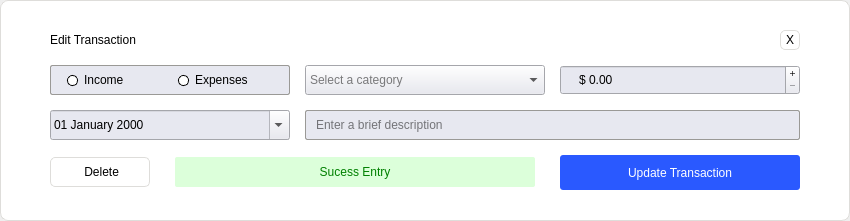
<?xml version="1.0" encoding="UTF-8"?>
<ui version="4.0">
 <class>editTransactionDialog</class>
 <widget class="QDialog" name="editTransactionDialog">
  <property name="geometry">
   <rect>
    <x>0</x>
    <y>0</y>
    <width>850</width>
    <height>221</height>
   </rect>
  </property>
  <property name="minimumSize">
   <size>
    <width>850</width>
    <height>200</height>
   </size>
  </property>
  <property name="maximumSize">
   <size>
    <width>850</width>
    <height>250</height>
   </size>
  </property>
  <property name="windowTitle">
   <string>Edit Transaction</string>
  </property>
  <layout class="QGridLayout" name="gridLayout_2">
   <property name="leftMargin">
    <number>0</number>
   </property>
   <property name="topMargin">
    <number>0</number>
   </property>
   <property name="rightMargin">
    <number>0</number>
   </property>
   <property name="bottomMargin">
    <number>0</number>
   </property>
   <property name="spacing">
    <number>0</number>
   </property>
   <item row="0" column="0">
    <widget class="QWidget" name="backgroundColor" native="true">
     <property name="minimumSize">
      <size>
       <width>0</width>
       <height>0</height>
      </size>
     </property>
     <property name="maximumSize">
      <size>
       <width>16777</width>
       <height>16777</height>
      </size>
     </property>
     <property name="styleSheet">
      <string notr="true">QWidget#backgroundColor{
background-color: white; 
border-radius: 8px;
border: 0.5px solid rgb(222, 221, 218);
}</string>
     </property>
     <layout class="QGridLayout" name="gridLayout">
      <property name="sizeConstraint">
       <enum>QLayout::SetDefaultConstraint</enum>
      </property>
      <property name="leftMargin">
       <number>50</number>
      </property>
      <property name="topMargin">
       <number>30</number>
      </property>
      <property name="rightMargin">
       <number>50</number>
      </property>
      <property name="bottomMargin">
       <number>30</number>
      </property>
      <property name="spacing">
       <number>15</number>
      </property>
      <item row="2" column="2" colspan="2">
       <widget class="QLineEdit" name="transDescBox">
        <property name="sizePolicy">
         <sizepolicy hsizetype="Preferred" vsizetype="Preferred">
          <horstretch>0</horstretch>
          <verstretch>0</verstretch>
         </sizepolicy>
        </property>
        <property name="minimumSize">
         <size>
          <width>0</width>
          <height>30</height>
         </size>
        </property>
        <property name="maximumSize">
         <size>
          <width>16777</width>
          <height>30</height>
         </size>
        </property>
        <property name="styleSheet">
         <string notr="true">background-color: #E7E8F0;
padding: 0 8px;
font: 300 13px &quot;Montserrat&quot;;
border-radius: 2px;
border: 1px solid rgb(154, 153, 150);</string>
        </property>
        <property name="placeholderText">
         <string>Enter a brief description</string>
        </property>
       </widget>
      </item>
      <item row="1" column="2" alignment="Qt::AlignVCenter">
       <widget class="QComboBox" name="transCatBox">
        <property name="sizePolicy">
         <sizepolicy hsizetype="Expanding" vsizetype="Preferred">
          <horstretch>0</horstretch>
          <verstretch>0</verstretch>
         </sizepolicy>
        </property>
        <property name="minimumSize">
         <size>
          <width>0</width>
          <height>30</height>
         </size>
        </property>
        <property name="maximumSize">
         <size>
          <width>16777215</width>
          <height>30</height>
         </size>
        </property>
        <property name="styleSheet">
         <string notr="true">QComboBox {
	background-color: #E7E8F0;
	font: 300 13px &quot;Montserrat&quot;;
	color: black;
}</string>
        </property>
        <property name="placeholderText">
         <string>Select a category</string>
        </property>
       </widget>
      </item>
      <item row="0" column="3" alignment="Qt::AlignRight">
       <widget class="QPushButton" name="closeBtn">
        <property name="minimumSize">
         <size>
          <width>20</width>
          <height>20</height>
         </size>
        </property>
        <property name="maximumSize">
         <size>
          <width>20</width>
          <height>20</height>
         </size>
        </property>
        <property name="styleSheet">
         <string notr="true">QPushButton{background-color: white;
border-radius: 5px;
border:1px solid rgb(222, 221, 218);
color: black;
font: 400 13px &quot;Montserrat&quot;;
}


QPushButton:pressed {
background-color: rgb(222, 221, 218);
}</string>
        </property>
        <property name="text">
         <string>X</string>
        </property>
        <property name="flat">
         <bool>true</bool>
        </property>
       </widget>
      </item>
      <item row="1" column="1" alignment="Qt::AlignVCenter">
       <widget class="QFrame" name="transOpt">
        <property name="sizePolicy">
         <sizepolicy hsizetype="Expanding" vsizetype="Preferred">
          <horstretch>0</horstretch>
          <verstretch>0</verstretch>
         </sizepolicy>
        </property>
        <property name="minimumSize">
         <size>
          <width>0</width>
          <height>30</height>
         </size>
        </property>
        <property name="maximumSize">
         <size>
          <width>16777</width>
          <height>30</height>
         </size>
        </property>
        <property name="styleSheet">
         <string notr="true">background-color: #E7E8F0;
padding: 0 8px;
font: 300 13px &quot;Montserrat&quot;;
border-radius: 2px;
border: 1px solid rgb(154, 153, 150);</string>
        </property>
        <property name="frameShape">
         <enum>QFrame::StyledPanel</enum>
        </property>
        <property name="frameShadow">
         <enum>QFrame::Raised</enum>
        </property>
        <layout class="QHBoxLayout" name="horizontalLayout">
         <property name="spacing">
          <number>0</number>
         </property>
         <property name="leftMargin">
          <number>0</number>
         </property>
         <property name="topMargin">
          <number>0</number>
         </property>
         <property name="rightMargin">
          <number>0</number>
         </property>
         <property name="bottomMargin">
          <number>0</number>
         </property>
         <item>
          <widget class="QRadioButton" name="optIncome">
           <property name="minimumSize">
            <size>
             <width>85</width>
             <height>28</height>
            </size>
           </property>
           <property name="styleSheet">
            <string notr="true">QRadioButton::indicator::unchecked{
border-radius: 5px;
background-color: white;
border: 1px solid black;
}
QRadioButton::indicator::checked{
border-radius: 5px;
background-color: black;
border: 1px solid white;
}

QRadioButton{border:0px solid black;}

QRadioButton::indicator{
width: 9px;
height: 9px;
border-style: inset;
border: 1px solid gray;
} </string>
           </property>
           <property name="text">
            <string>Income</string>
           </property>
          </widget>
         </item>
         <item alignment="Qt::AlignVCenter">
          <widget class="QRadioButton" name="optExpenses">
           <property name="minimumSize">
            <size>
             <width>85</width>
             <height>28</height>
            </size>
           </property>
           <property name="styleSheet">
            <string notr="true">QRadioButton::indicator::unchecked{
border-radius: 5px;
background-color: white;
border: 1px solid black;
}
QRadioButton::indicator::checked{
border-radius: 5px;
background-color: black;
border: 1px solid white;
}

QRadioButton::indicator{
width: 9px;
height: 9px;
border-style: inset;
border: 1px solid gray;
} 

QRadioButton{border:0px solid black;}</string>
           </property>
           <property name="text">
            <string>Expenses</string>
           </property>
          </widget>
         </item>
        </layout>
       </widget>
      </item>
      <item row="2" column="1">
       <widget class="QDateEdit" name="transDateBox">
        <property name="sizePolicy">
         <sizepolicy hsizetype="Expanding" vsizetype="Preferred">
          <horstretch>0</horstretch>
          <verstretch>0</verstretch>
         </sizepolicy>
        </property>
        <property name="minimumSize">
         <size>
          <width>0</width>
          <height>30</height>
         </size>
        </property>
        <property name="maximumSize">
         <size>
          <width>16777215</width>
          <height>30</height>
         </size>
        </property>
        <property name="styleSheet">
         <string notr="true">background-color: #E7E8F0;
color: black;
font: 300 13px &quot;Montserrat&quot;;</string>
        </property>
        <property name="buttonSymbols">
         <enum>QAbstractSpinBox::UpDownArrows</enum>
        </property>
        <property name="displayFormat">
         <string>dd MMMM yyyy</string>
        </property>
        <property name="calendarPopup">
         <bool>true</bool>
        </property>
       </widget>
      </item>
      <item row="1" column="3">
       <widget class="QDoubleSpinBox" name="transAmntBox">
        <property name="sizePolicy">
         <sizepolicy hsizetype="Expanding" vsizetype="Preferred">
          <horstretch>0</horstretch>
          <verstretch>0</verstretch>
         </sizepolicy>
        </property>
        <property name="minimumSize">
         <size>
          <width>0</width>
          <height>30</height>
         </size>
        </property>
        <property name="maximumSize">
         <size>
          <width>16777215</width>
          <height>30</height>
         </size>
        </property>
        <property name="styleSheet">
         <string notr="true">background-color: #E7E8F0;
color: black;
font: 300 13px &quot;Montserrat&quot;;
padding: 0 14px;</string>
        </property>
        <property name="buttonSymbols">
         <enum>QAbstractSpinBox::PlusMinus</enum>
        </property>
        <property name="prefix">
         <string>$ </string>
        </property>
        <property name="maximum">
         <double>100000.000000000000000</double>
        </property>
       </widget>
      </item>
      <item row="3" column="3">
       <widget class="QPushButton" name="transUpdateBtn">
        <property name="sizePolicy">
         <sizepolicy hsizetype="Preferred" vsizetype="Preferred">
          <horstretch>0</horstretch>
          <verstretch>0</verstretch>
         </sizepolicy>
        </property>
        <property name="minimumSize">
         <size>
          <width>0</width>
          <height>35</height>
         </size>
        </property>
        <property name="maximumSize">
         <size>
          <width>16777</width>
          <height>35</height>
         </size>
        </property>
        <property name="styleSheet">
         <string notr="true">QPushButton{
background-color:  #2a59ff;
color: white;
border-radius: 3px;
font: 500 13px &quot;Montserrat&quot;;}

QPushButton:hover {
    border-style: inset;
	border: 1px solid gray;
}

QPushButton:pressed {
	
	background-color: #0035d0;
    border-style: inset;
	border: 1px solid gray;
}</string>
        </property>
        <property name="text">
         <string>Update Transaction</string>
        </property>
        <property name="flat">
         <bool>false</bool>
        </property>
       </widget>
      </item>
      <item row="3" column="1" colspan="2">
       <layout class="QHBoxLayout" name="horizontalLayout_2">
        <property name="spacing">
         <number>25</number>
        </property>
        <property name="rightMargin">
         <number>10</number>
        </property>
        <item alignment="Qt::AlignLeft">
         <widget class="QPushButton" name="deleteButton">
          <property name="sizePolicy">
           <sizepolicy hsizetype="Preferred" vsizetype="Preferred">
            <horstretch>0</horstretch>
            <verstretch>0</verstretch>
           </sizepolicy>
          </property>
          <property name="minimumSize">
           <size>
            <width>100</width>
            <height>30</height>
           </size>
          </property>
          <property name="maximumSize">
           <size>
            <width>100</width>
            <height>30</height>
           </size>
          </property>
          <property name="styleSheet">
           <string notr="true">QPushButton{background-color: white;
border-radius: 5px;
border:1px solid rgb(222, 221, 218);
color: black;
font: 400 13px &quot;Montserrat&quot;;
}


QPushButton:pressed {
background-color: rgb(255, 179, 179);
}</string>
          </property>
          <property name="text">
           <string> Delete</string>
          </property>
          <property name="icon">
           <iconset resource="../resources.qrc">
            <normaloff>:/resources/remove.png</normaloff>:/resources/remove.png</iconset>
          </property>
          <property name="flat">
           <bool>false</bool>
          </property>
         </widget>
        </item>
        <item>
         <widget class="QStackedWidget" name="transReportLabels">
          <property name="minimumSize">
           <size>
            <width>0</width>
            <height>30</height>
           </size>
          </property>
          <property name="maximumSize">
           <size>
            <width>16777215</width>
            <height>30</height>
           </size>
          </property>
          <property name="currentIndex">
           <number>1</number>
          </property>
          <widget class="QWidget" name="transInfoLabelWidget">
           <layout class="QGridLayout" name="gridLayout_5">
            <property name="leftMargin">
             <number>0</number>
            </property>
            <property name="topMargin">
             <number>0</number>
            </property>
            <property name="rightMargin">
             <number>0</number>
            </property>
            <property name="bottomMargin">
             <number>0</number>
            </property>
            <property name="spacing">
             <number>0</number>
            </property>
            <item row="0" column="0">
             <widget class="QLabel" name="transInfoLabel">
              <property name="minimumSize">
               <size>
                <width>0</width>
                <height>30</height>
               </size>
              </property>
              <property name="maximumSize">
               <size>
                <width>16777215</width>
                <height>30</height>
               </size>
              </property>
              <property name="styleSheet">
               <string notr="true">font: 300 12px &quot;Montserrat&quot;;
color: black;
background-color: rgb(246, 245, 244);
border-radius: 2px;</string>
              </property>
              <property name="text">
               <string>Edit the transaction using the above form.</string>
              </property>
              <property name="alignment">
               <set>Qt::AlignCenter</set>
              </property>
             </widget>
            </item>
           </layout>
          </widget>
          <widget class="QWidget" name="transSuccessLabelWidget">
           <layout class="QGridLayout" name="gridLayout_6">
            <property name="leftMargin">
             <number>0</number>
            </property>
            <property name="topMargin">
             <number>0</number>
            </property>
            <property name="rightMargin">
             <number>0</number>
            </property>
            <property name="bottomMargin">
             <number>0</number>
            </property>
            <property name="spacing">
             <number>0</number>
            </property>
            <item row="0" column="0">
             <widget class="QLabel" name="transSuccessLabel">
              <property name="minimumSize">
               <size>
                <width>100</width>
                <height>30</height>
               </size>
              </property>
              <property name="maximumSize">
               <size>
                <width>167777</width>
                <height>30</height>
               </size>
              </property>
              <property name="styleSheet">
               <string notr="true">font: 400 12px &quot;Montserrat&quot;;
color: green;
background-color: rgb(220, 255, 218);
border-radius: 2px;</string>
              </property>
              <property name="text">
               <string>Sucess Entry</string>
              </property>
              <property name="alignment">
               <set>Qt::AlignCenter</set>
              </property>
             </widget>
            </item>
           </layout>
          </widget>
          <widget class="QWidget" name="transErrorLabelWidget">
           <layout class="QGridLayout" name="gridLayout_7">
            <property name="leftMargin">
             <number>0</number>
            </property>
            <property name="topMargin">
             <number>0</number>
            </property>
            <property name="rightMargin">
             <number>0</number>
            </property>
            <property name="bottomMargin">
             <number>0</number>
            </property>
            <property name="spacing">
             <number>0</number>
            </property>
            <item row="0" column="0">
             <widget class="QLabel" name="transErrorLabel">
              <property name="minimumSize">
               <size>
                <width>0</width>
                <height>30</height>
               </size>
              </property>
              <property name="maximumSize">
               <size>
                <width>16777215</width>
                <height>30</height>
               </size>
              </property>
              <property name="styleSheet">
               <string notr="true">font: 400 12px &quot;Montserrat&quot;;
color: red;
background-color: rgb(255, 196, 196);
border-radius: 2px;</string>
              </property>
              <property name="text">
               <string>Invalid Entry</string>
              </property>
              <property name="alignment">
               <set>Qt::AlignCenter</set>
              </property>
             </widget>
            </item>
           </layout>
          </widget>
         </widget>
        </item>
       </layout>
      </item>
      <item row="0" column="1">
       <widget class="QLabel" name="dateLabel_6">
        <property name="styleSheet">
         <string notr="true">color: rgb(0, 0, 0);
font: 500 14px &quot;Montserrat&quot;;
background-color:white;</string>
        </property>
        <property name="text">
         <string>Edit Transaction</string>
        </property>
       </widget>
      </item>
     </layout>
    </widget>
   </item>
  </layout>
 </widget>
 <resources>
  <include location="../resources.qrc"/>
 </resources>
 <connections/>
</ui>
